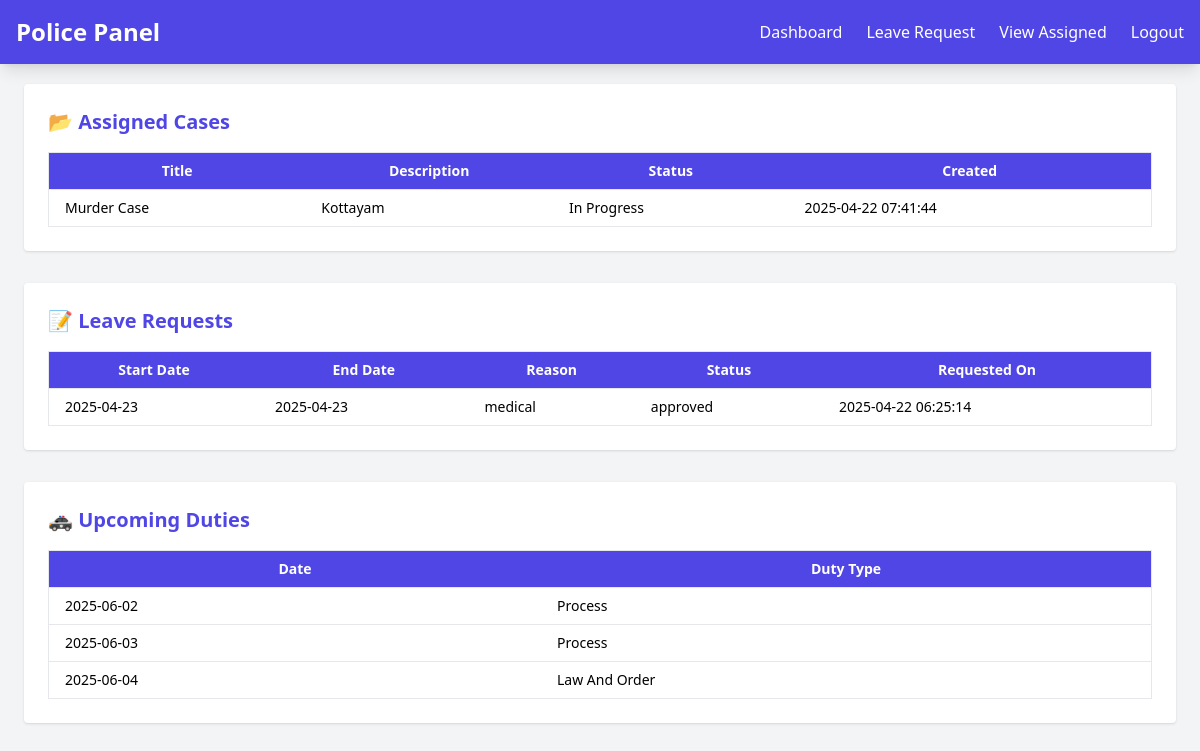
The app's page /police/police_dashboard.php (signed in) with its own data.
### tables this page shows
CREATE TABLE `cases` (
  `id` int(11) NOT NULL,
  `case_title` varchar(255) NOT NULL,
  `case_description` text DEFAULT NULL,
  `assigned_to` int(11) DEFAULT NULL,
  `status` varchar(50) DEFAULT 'open',
  `created_at` timestamp NOT NULL DEFAULT current_timestamp()
);

CREATE TABLE `leave_requests` (
  `id` int(11) NOT NULL,
  `officer_id` int(11) NOT NULL,
  `start_date` date NOT NULL,
  `end_date` date NOT NULL,
  `reason` text DEFAULT NULL,
  `status` enum('pending','approved','rejected') DEFAULT 'pending',
  `created_at` timestamp NOT NULL DEFAULT current_timestamp()
);

CREATE TABLE `assigned_duties` (
  `id` int(11) NOT NULL,
  `officer_id` int(11) NOT NULL,
  `duty_id` int(11) NOT NULL,
  `duty_date` date NOT NULL,
  `created_at` timestamp NOT NULL DEFAULT current_timestamp()
);

CREATE TABLE `Duties` (
  `Id` int(11) NOT NULL,
  `DutyType` varchar(1200) DEFAULT NULL,
  `IsFixed` int(11) NOT NULL,
  `Count` int(11) NOT NULL
);

### police/police_dashboard.php (the view, shortened to what this page needs)
<?php
include '../db_connect.php';
$officer_id = $_SESSION['police_id'];
$case_query = "
    SELECT c.id, c.case_title, c.case_description, c.status, c.created_at
    FROM cases c
    JOIN case_officers co ON c.id = co.case_id
    WHERE co.officer_id = ?
    ORDER BY c.created_at DESC
";
$case_stmt = $conn->prepare($case_query);
$case_stmt->bind_param("i", $officer_id);
$case_stmt->execute();
$cases_result = $case_stmt->get_result();
$leave_query = "
    SELECT id, start_date, end_date, reason, status, created_at
    FROM leave_requests
    WHERE officer_id = ?
    ORDER BY created_at DESC
";
$leave_stmt = $conn->prepare($leave_query);
$leave_stmt->bind_param("i", $officer_id);
$leave_stmt->execute();
$leave_result = $leave_stmt->get_result();
$duty_query = "
SELECT ad.`id`,ad.`officer_id`, d.DutyType, `duty_date`, `created_at` FROM `assigned_duties` ad join Duties d on d.Id=ad.duty_id where ad.officer_id=$officer_id and `duty_date`>=now() ORDER BY `duty_date` ASC";
$duty_result = $conn->query($duty_query);
?>
<!DOCTYPE html>
<html>
<head>
    <script src="https://cdn.tailwindcss.com"></script>
</head>
<body class="bg-gray-100 p-6">
    <?php include 'navbar.php'; ?>
    <div class="max-w-6xl mx-auto">
        <h1 class="text-3xl font-bold text-indigo-700 text-center mb-6">Welcome, Officer</h1>
        <div class="bg-white p-6 rounded shadow mb-8">
            <h2 class="text-xl font-semibold text-indigo-600 mb-4">📂 Assigned Cases</h2>
            <table class="w-full text-sm border">
                <thead class="bg-indigo-600 text-white">
                    <tr>
                        <th class="px-4 py-2">Title</th>
                        <th class="px-4 py-2">Description</th>
                        <th class="px-4 py-2">Status</th>
                        <th class="px-4 py-2">Created</th>
                    </tr>
                </thead>
                <tbody>
                    <?php if ($cases_result->num_rows > 0): ?>
                        <?php while ($row = $cases_result->fetch_assoc()): ?>
                            <tr class="border-t">
                                <td class="px-4 py-2"><?= htmlspecialchars($row['case_title']) ?></td>
                                <td class="px-4 py-2"><?= htmlspecialchars($row['case_description']) ?></td>
                                <td class="px-4 py-2"><?= $row['status'] ?></td>
                                <td class="px-4 py-2"><?= $row['created_at'] ?></td>
                            </tr>
                        <?php endwhile; ?>
                    <?php else: ?>
                        <tr><td colspan="4" class="px-4 py-2 text-center text-gray-500">No cases assigned.</td></tr>
                    <?php endif; ?>
                </tbody>
            </table>
        </div>
        <div class="bg-white p-6 rounded shadow mb-8">
            <h2 class="text-xl font-semibold text-indigo-600 mb-4">📝 Leave Requests</h2>
            <table class="w-full text-sm border">
                <thead class="bg-indigo-600 text-white">
                    <tr>
                        <th class="px-4 py-2">Start Date</th>
                        <th class="px-4 py-2">End Date</th>
                        <th class="px-4 py-2">Reason</th>
                        <th class="px-4 py-2">Status</th>
                        <th class="px-4 py-2">Requested On</th>
                    </tr>
                </thead>
                <tbody>
                    <?php if ($leave_result->num_rows > 0): ?>
                        <?php while ($row = $leave_result->fetch_assoc()): ?>
                            <tr class="border-t">
                                <td class="px-4 py-2"><?= $row['start_date'] ?></td>
                                <td class="px-4 py-2"><?= $row['end_date'] ?></td>
                                <td class="px-4 py-2"><?= htmlspecialchars($row['reason']) ?></td>
                                <td class="px-4 py-2"><?= $row['status'] ?></td>
                                <td class="px-4 py-2"><?= $row['created_at'] ?></td>
                            </tr>
                        <?php endwhile; ?>
                    <?php else: ?>
                        <tr><td colspan="5" class="px-4 py-2 text-center text-gray-500">No leave requests submitted.</td></tr>
                    <?php endif; ?>
                </tbody>
            </table>
        </div>
        <div class="bg-white p-6 rounded shadow mb-8">
            <h2 class="text-xl font-semibold text-indigo-600 mb-4">🚓 Upcoming Duties</h2>
            <table class="w-full text-sm border">
                <thead class="bg-indigo-600 text-white">
                    <tr>
                    <th class="px-4 py-2">Date </th>
                        <th class="px-4 py-2">Duty Type</th>
                    </tr>
                </thead>
                <tbody>
                    <?php if ($duty_result->num_rows > 0): ?>
                        <?php while ($row = $duty_result->fetch_assoc()): ?>
                            <tr class="border-t">
                            <td class="px-4 py-2"><?= $row['duty_date'] ?></td>
                                <td class="px-4 py-2"><?= htmlspecialchars($row['DutyType']) ?></td>
                            </tr>
                        <?php endwhile; ?>
                    <?php else: ?>
                        <tr><td colspan="3" class="px-4 py-2 text-center text-gray-500">No duty types available.</td></tr>
                    <?php endif; ?>
                </tbody>
            </table>
        </div>
    </div>
</body>
</html>

### police/navbar.php
<nav class="bg-indigo-600 p-4 w-full fixed top-0 left-0 z-50 shadow-lg">
    <div class="max-w-7xl mx-auto flex justify-between items-center">
        <div class="text-white text-2xl font-semibold">
            Police  Panel
        </div>
        <div class="space-x-6 flex items-center">
            <a href="police_dashboard.php" class="text-white hover:text-indigo-200 transition-all duration-300">Dashboard</a>
            <a href="police_leave_request.php" class="text-white hover:text-indigo-200 transition-all duration-300">Leave Request</a>
            <a href="view_cases.php" class="text-white hover:text-indigo-200 transition-all duration-300">View Assigned</a>
            <a href="logout.php" class="text-white hover:text-indigo-200 transition-all duration-300">Logout</a>
        </div>
    </div>
</nav>

### records on screen
cases: case_title "Murder Case", case_description "Kottayam", status "In Progress", created_at "2025-04-22 07:41:44"
leave_requests: start_date "2025-04-23", end_date "2025-04-23", reason "medical", status "approved", created_at "2025-04-22 06:25:14"
assigned_duties: duty_date "2025-06-02", duty.DutyType "Process"
assigned_duties: duty_date "2025-06-03", duty.DutyType "Process"
assigned_duties: duty_date "2025-06-04", duty.DutyType "Law And Order"
